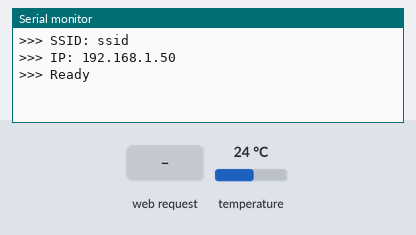
The sketch below on a simulated ESP8266 (NodeMCU). Shown: the last lines printed to the serial monitor. The inputs (shaded band) are chosen by the test bench; at power-on: temperature 24 °C. WiFi joins after 1.5 s; servers stay silent unless stated.

Above: at 2.7 s.
2.8 s: HTTP request GET /temp received
At 4.7 s:
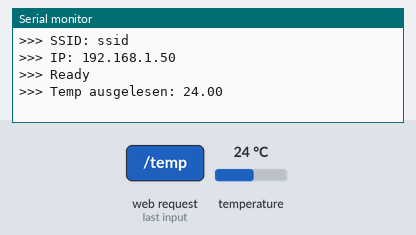
5.0 s: HTTP request GET /test received
At 6.0 s:
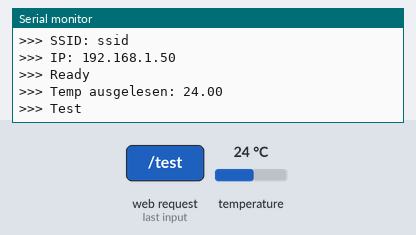

Measured:
- after the input at 2.8 s, the serial monitor: prints a new line after 0.76 s (image 1)
- after the input at 5.0 s, the serial monitor: prints a new line at once (image 2)

The sketch:

temp-server-01.ino
```cpp
#include <ESP8266WiFi.h>
#include <ESP8266WebServer.h>
#include <OneWire.h>
#include <DallasTemperature.h>

const char* ssid = "ssid";
const char* password = "pw";
ESP8266WebServer server(80);

OneWire oneWire(2);
DallasTemperature ds18b20(&oneWire);

void setup() {
  Serial.begin(9600);
  setConnection();
  setServer();
  Serial.println(">>> Ready");
}

void loop() {
  server.handleClient();
}

void getTemp() {
  float currentTemp = readTemp();
  server.send(200, "text/plain", "Temperatur: " + String(currentTemp));
  Serial.println(">>> Temp ausgelesen: " + String(currentTemp));
}

void getTest() {
  server.send(200, "text/plain", "ESP01: Test");
  Serial.println(">>> Test");
}

float readTemp() {
  float temp;
  do {
    ds18b20.requestTemperatures();
    temp = ds18b20.getTempCByIndex(0);
  } while(temp==(85.0) || temp==(-127.0));
  return temp;
}

void setConnection() {
  WiFi.begin(ssid, password);
  WiFi.mode(WIFI_STA);
  while (WiFi.status() != WL_CONNECTED) {
    delay(500);
  }
  Serial.print(">>> SSID: ");
  Serial.println(ssid);
  Serial.print(">>> IP: ");
  Serial.println(WiFi.localIP());
}

void setServer() {
  server.on("/temp", getTemp);
  server.on("/test", getTest);
  server.begin();
}
```
